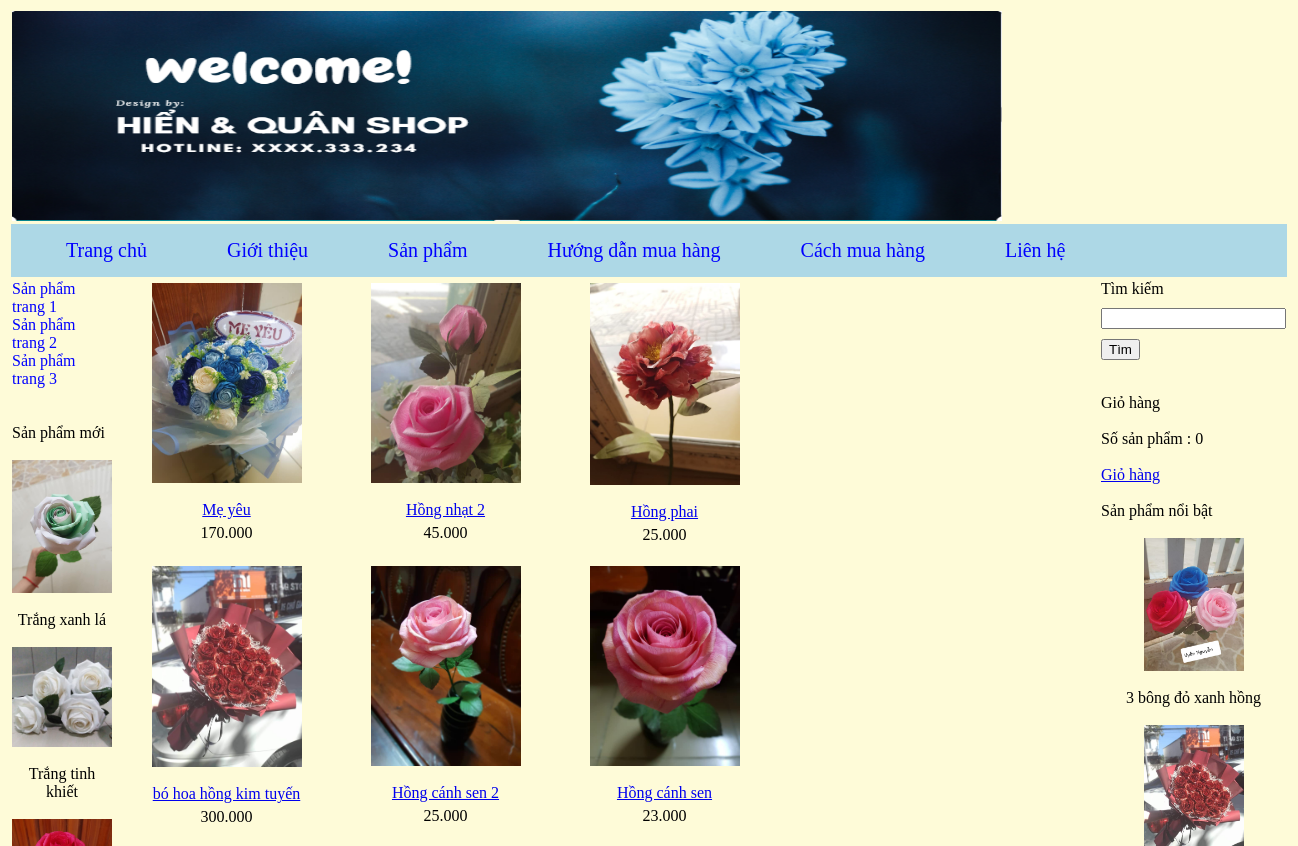
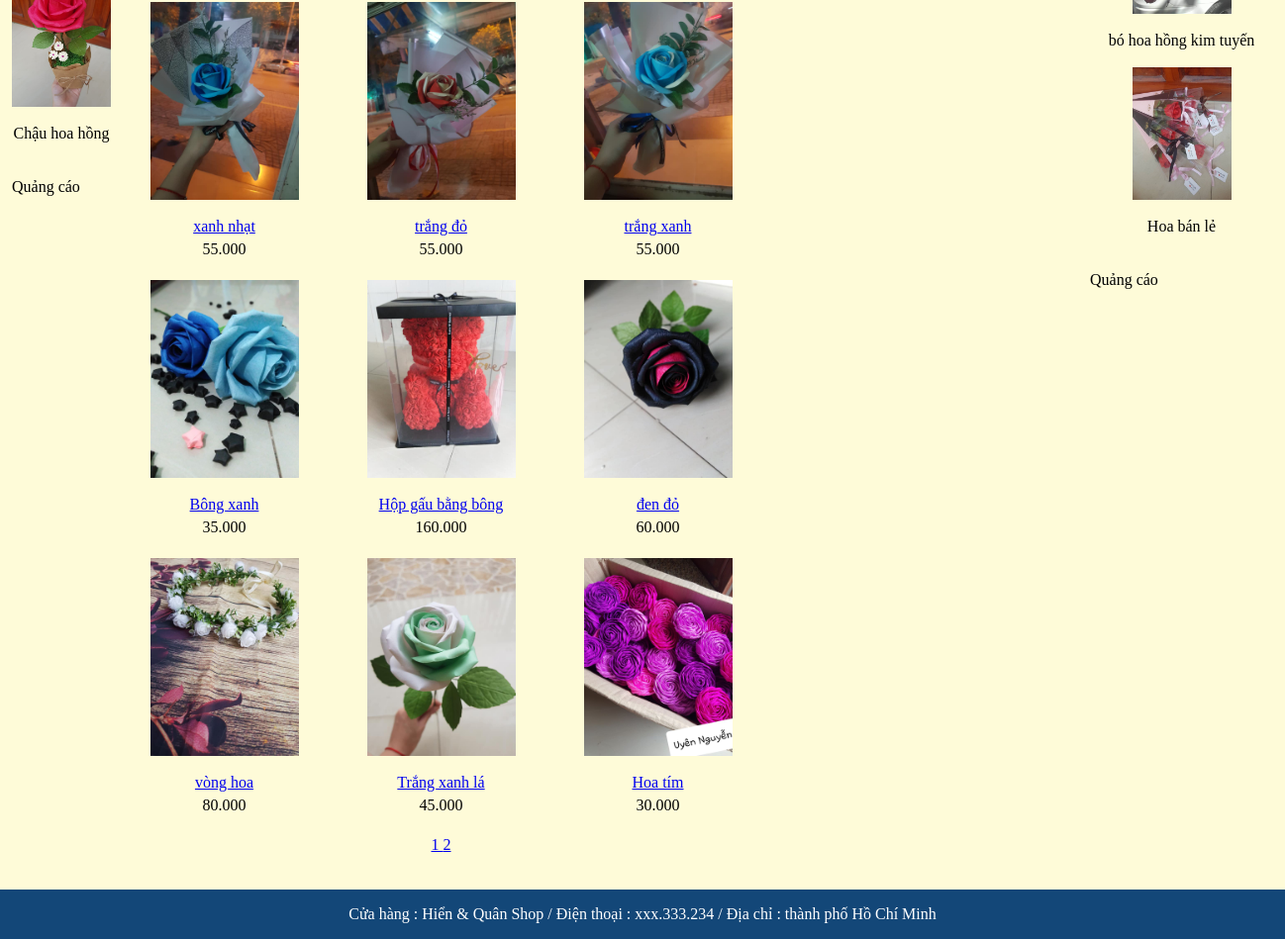
Screenshot of /?thamso=xuat_san_pham&id=1 with the database file from the repository (2 pictures, top to bottom).
### tables this page shows
CREATE TABLE IF NOT EXISTS `banner` (	
  `id` int(11) NOT NULL AUTO_INCREMENT,
  `hinh` varchar(256) NOT NULL,
  `rong` varchar(256) NOT NULL,
  `cao` varchar(256) NOT NULL,
  PRIMARY KEY (`id`)
);

CREATE TABLE IF NOT EXISTS `menu_ngang` (
  `id` int(11) NOT NULL AUTO_INCREMENT,
  `ten` varchar(256) NOT NULL,
  `noi_dung` mediumtext NOT NULL,
  `loai_menu` varchar(256) NOT NULL,
  PRIMARY KEY (`id`)
);

CREATE TABLE IF NOT EXISTS `menu_doc` (
  `id` int(11) NOT NULL AUTO_INCREMENT,
  `ten` varchar(256) NOT NULL,
  PRIMARY KEY (`id`)
);

CREATE TABLE IF NOT EXISTS `san_pham` (
  `id` int(11) NOT NULL AUTO_INCREMENT,
  `ten` varchar(256) NOT NULL,
  `gia` int(255) NOT NULL,
  `hinh_anh` varchar(256) NOT NULL,
  `noi_dung` mediumtext NOT NULL,
  `thuoc_menu` int(255) NOT NULL,
  `noi_bat` varchar(256) NOT NULL,
  `trang_chu` varchar(256) NOT NULL,
  `sap_xep_trang_chu` int(255) NOT NULL,
  PRIMARY KEY (`id`)
);

### chuc_nang/san_pham/xuat.php (the view)
<?php
	$host='localhost';
	$user='root';
	$pass='';
	$db='ban_hang';
	$link=mysqli_connect($host,$user,$pass,$db) or die('Lỗi kết nối');
	$id=$_GET['id'];
	$so_du_lieu=15;
	$tv="select count(*) from san_pham where thuoc_menu='$id';";
	$tv_1=mysqli_query($link,$tv);
	$tv_2=mysqli_fetch_array($tv_1);
	$so_trang=ceil($tv_2[0]/$so_du_lieu);
	if(!isset($_GET['trang'])){$vtbd=0;}else{$vtbd=($_GET['trang']-1)*$so_du_lieu;}
	$tv="select id,ten,gia,hinh_anh,thuoc_menu from san_pham where thuoc_menu='$id' order by id desc limit $vtbd,$so_du_lieu";
	$tv_1=mysqli_query($link,$tv);
	echo "<table>";
	while($tv_2=mysqli_fetch_array($tv_1))
	{
		echo "<tr>";
			for($i=1;$i<=3;$i++)
			{
				echo "<td align='center' width='215px' valign='top' >";
					if($tv_2!=false)
					{
						$link_anh="hinh_anh/san_pham/".$tv_2['hinh_anh'];
						$link_chi_tiet="?thamso=chi_tiet_san_pham&id=".$tv_2['id'];
						$gia=$tv_2['gia'];
						$gia=number_format($gia,0,",",".");
						echo "<a href='$link_chi_tiet' >";
							echo "<img src='$link_anh' width='150px' >";
						echo "</a>";
						echo "<br>";
						echo "<br>";
						echo "<a href='$link_chi_tiet' >";
							echo $tv_2['ten'];
						echo "</a>";
						echo "<div style='margin-top:5px' >";
						echo $gia;
						echo "</div>";
						echo "<br>";
					}
					else
					{
						echo "&nbsp;";
					}
				echo "</td>";
				if($i!=3)
				{
					$tv_2=mysqli_fetch_array($tv_1);
				}
			}
		echo "</tr>";
	}
	echo "<tr>";
		echo "<td colspan='3' align='center' >";
			echo "<div class='phan_trang' >";
				for($i=1;$i<=$so_trang;$i++)
				{
					$link="?thamso=xuat_san_pham&id=".$_GET['id']."&trang=".$i;
					echo "<a href='$link' >";
						echo $i;echo " ";
					echo "</a>";
				}
			echo "</div>";
		echo "</td>";
	echo "</tr>";
	echo "</table>";
?>

### chuc_nang/banner/banner.php
<?php
	$host='localhost';
	$user='root';
	$pass='';
	$db='ban_hang';
	$link=mysqli_connect($host,$user,$pass,$db) or die('Lỗi kết nối');
	$tv="select * from banner limit 0,1";
	$tv_1=mysqli_query($link,$tv);
	$tv_2=mysqli_fetch_array($tv_1);
	$link_hinh="hinh_anh/banner/".$tv_2['hinh'];
	echo "<img src='".$link_hinh."' width='".$tv_2['rong']."' height='".$tv_2['cao']."' >";
?>

### chuc_nang/menu_ngang/menu_ngang.php
<?php
		$host='localhost';
	$user='root';
	$pass='';
	$db='ban_hang';
	$link=mysqli_connect($host,$user,$pass,$db) or die('Lỗi kết nối');
	$tv="select id,ten,loai_menu from menu_ngang order by id";
	$tv_1=mysqli_query($link,$tv);
	echo "<div class='menu_ngang' >";
	echo "<a href='index.php'>Trang chủ</a>";
	while($tv_2=mysqli_fetch_array($tv_1))
	{
		if($tv_2['loai_menu']==""){$link_menu="?thamso=xuat_mot_tin&id=".$tv_2['id'];}
		if($tv_2['loai_menu']=="san_pham"){$link_menu="?thamso=xuat_san_pham_2";}
		echo "<a href='$link_menu'>";
			echo $tv_2['ten'];
		echo "</a>";
	}
	echo "</div>";
?>

### chuc_nang/menu_doc/menu_doc.php
<?php
		$host='localhost';
	$user='root';
	$pass='';
	$db='ban_hang';
	$link=mysqli_connect($host,$user,$pass,$db) or die('Lỗi kết nối');
	$tv="select * from menu_doc order by id";
	$tv_1=mysqli_query($link,$tv);
	echo "<div class='menu_doc' >";
	while($tv_2=mysqli_fetch_array($tv_1))
	{
		$link="?thamso=xuat_san_pham&id=".$tv_2['id'];
		echo "<a href='$link'>";
			echo $tv_2['ten'];
		echo "</a>";
	}
	echo "</div>";
?>

### chuc_nang/san_pham/moi.php
<br><br>
Sản phẩm mới <br><br>
<center>
	<?php
		$host='localhost';
	$user='root';
	$pass='';
	$db='ban_hang';
	$link=mysqli_connect($host,$user,$pass,$db) or die('Lỗi kết nối');
		$tv="select id,ten,hinh_anh from san_pham order by id desc limit 0,3";
		$tv_1=mysqli_query($link,$tv);
		while($tv_2=mysqli_fetch_array($tv_1))
		{
			$link_anh="hinh_anh/san_pham/".$tv_2['hinh_anh'];
			$link_chi_tiet="?thamso=chi_tiet_san_pham&id=".$tv_2['id'];
			echo "<a href='$link_chi_tiet' >";
				echo "<img src='$link_anh' width='100px' >";
			echo "</a>";
			echo "<br><br>";
			echo $tv_2['ten'];
			echo "<br>";
			echo "<br>";
		}
	?>
</center>

### chuc_nang/san_pham/noi_bat.php
<br><br>
Sản phẩm nổi bật <br><br>
<center>
	<?php
		$host='localhost';
	$user='root';
	$pass='';
	$db='ban_hang';
	$link=mysqli_connect($host,$user,$pass,$db) or die('Lỗi kết nối');
		$tv="select id,ten,hinh_anh from san_pham where noi_bat='co' order by id desc limit 0,3";
		$tv_1=mysqli_query($link,$tv);
		while($tv_2=mysqli_fetch_array($tv_1))
		{
			$link_anh="hinh_anh/san_pham/".$tv_2['hinh_anh'];
			$link_chi_tiet="?thamso=chi_tiet_san_pham&id=".$tv_2['id'];
			echo "<a href='$link_chi_tiet' >";
				echo "<img src='$link_anh' width='100px' >";
			echo "</a>";
			echo "<br><br>";
			echo $tv_2['ten'];
			echo "<br>";
			echo "<br>";
		}
	?>
</center>

### index.php (style rules this page uses)
div.menu_ngang a { color:blue; margin-left: 40px; margin-right: 40px; text-decoration: none; font-size:20px; }
div.menu_doc a { color:blue; text-decoration: none; display:block; }
body { background-color: #fefbd8; }

### rows the page displays
banner: hinh (picture)
menu_ngang: ten "Giới thiệu"
menu_ngang: ten "Sản phẩm"
menu_ngang: ten "Hướng dẫn mua hàng"
menu_ngang: ten "Cách mua hàng"
menu_ngang: ten "Liên hệ"
menu_doc: ten "Sản phẩm trang 1"
menu_doc: ten "Sản phẩm trang 2"
menu_doc: ten "Sản phẩm trang 3"
san_pham: hinh_anh (picture), ten "Trắng xanh lá"
san_pham: hinh_anh (picture), ten "Trắng tinh khiết"
san_pham: hinh_anh (picture), ten "Chậu hoa hồng"
san_pham: hinh_anh (picture), ten "Mẹ yêu", gia "170.000"
san_pham: hinh_anh (picture), ten "Hồng nhạt 2", gia "45.000"
san_pham: hinh_anh (picture), ten "Hồng phai", gia "25.000"
san_pham: hinh_anh (picture), ten "bó hoa hồng kim tuyến", gia "300.000"
san_pham: hinh_anh (picture), ten "Hồng cánh sen 2", gia "25.000"
san_pham: hinh_anh (picture), ten "Hồng cánh sen", gia "23.000"
san_pham: hinh_anh (picture), ten "xanh nhạt", gia "55.000"
san_pham: hinh_anh (picture), ten "trắng đỏ", gia "55.000"
san_pham: hinh_anh (picture), ten "trắng xanh", gia "55.000"
san_pham: hinh_anh (picture), ten "Bông xanh", gia "35.000"
san_pham: hinh_anh (picture), ten "Hộp gấu bằng bông", gia "160.000"
san_pham: hinh_anh (picture), ten "đen đỏ", gia "60.000"
san_pham: hinh_anh (picture), ten "vòng hoa", gia "80.000"
san_pham: hinh_anh (picture), ten "Trắng xanh lá", gia "45.000"
san_pham: hinh_anh (picture), ten "Hoa tím", gia "30.000"
san_pham: hinh_anh (picture), ten "3 bông đỏ xanh hồng"
san_pham: hinh_anh (picture), ten "Hoa bán lẻ"

### other values shown
$so_luong "0"
